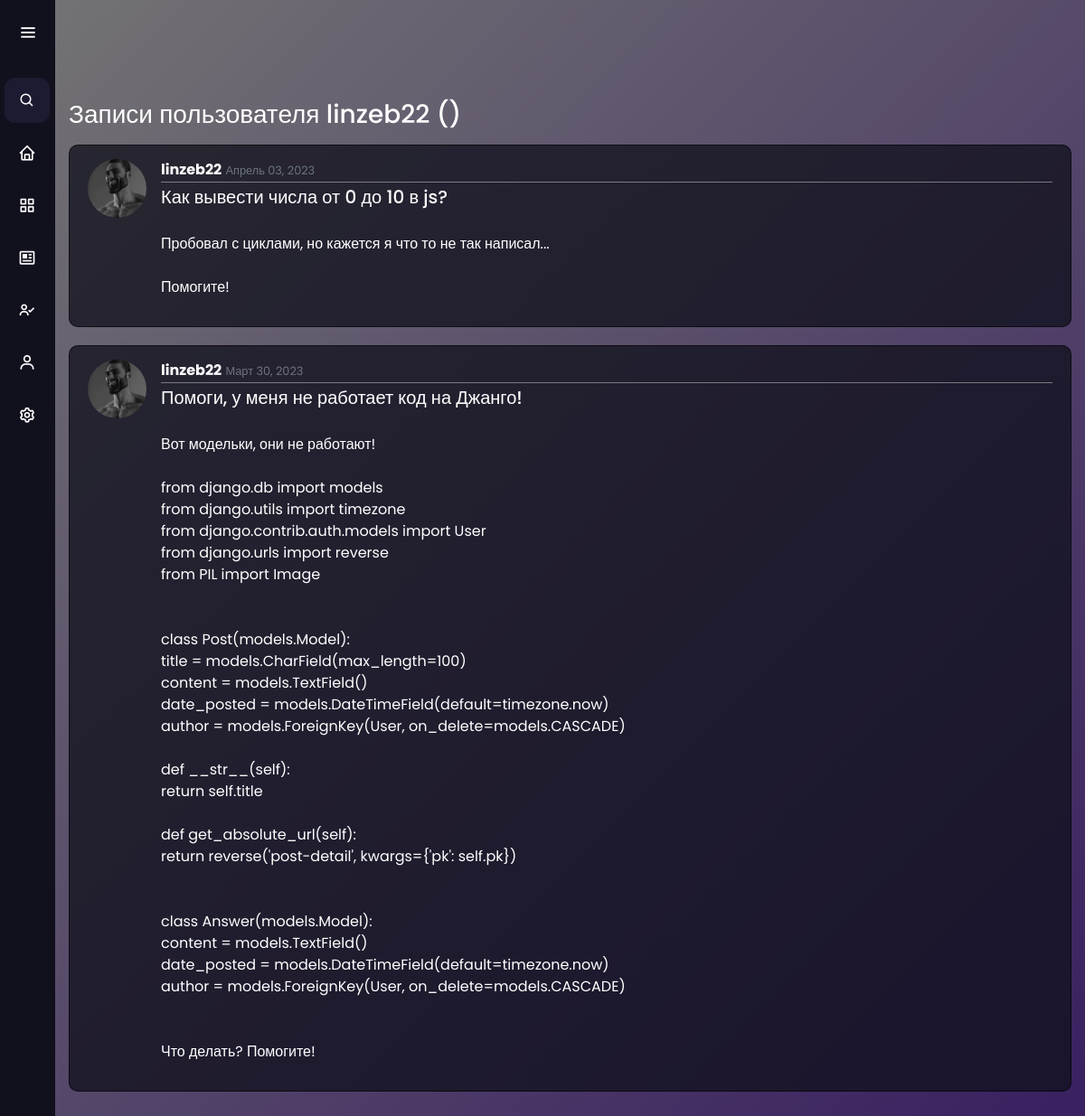
The app's page /user/linzeb22 with its own data.
### blog/models.py (models this page shows, shortened)
class Post(models.Model):
    title = models.CharField(max_length=100)
    content = models.TextField()
    date_posted = models.DateTimeField(default=timezone.now)
    author = models.ForeignKey(User, on_delete=models.CASCADE)

### users/models.py (models this page shows, shortened)
class Profile(models.Model):
    user = models.OneToOneField(User, on_delete=models.CASCADE)
    image = models.ImageField(default='default.jpg', upload_to='profile_pics')

### blog/views.py (the view)
# urls.py: path('user/<str:username>', UserPostListView.as_view(), name='user-posts'),
class UserPostListView(ListView):
    model = Post
    template_name = 'blog/user_posts.html'
    context_object_name = 'posts'
    def get_queryset(self):
        user = get_object_or_404(User, username=self.kwargs.get('username'))
        return Post.objects.filter(author=user).order_by('-date_posted')

### blog/templates/blog/user_posts.html (shortened to what this page needs)
{% extends "blog/base.html" %}
{% block content %}
 <div class="home-section content-posts">
  <h3 class="mb-3">Записи пользователя {{ view.kwargs.username }} ({{ page_obj.paginator.count }})</h3>
  {% for post in posts %}
      <article class="media content-section">
        <img class="rounded-circle article-img" src="{{ post.author.profile.image.url }}">
        <div class="media-body">
          <div class="article-metadata">
            <a class="article-name" href="{% url 'user-posts' post.author.username %}">{{ post.author }}</a>
            <small class="text-muted">{{ post.date_posted|date:"F d, Y" }}</small>
          </div>
          <h2><a class="article-title" href="{% url 'post-detail' post.id %}">{{ post.title }}</a></h2>
          <p class="article-content">{{ post.content }}</p>
        </div>
      </article>
  {% endfor %}
 </div>
{% endblock content %}

### blog/static/blog/main.css (style rules this page uses)
﻿body, html { width:100%; height:100% }
body { background: linear-gradient(-45deg, #1a004f, #4c318d, #230059, #747474); background-size: 400% 400%; animation: gradient 15s ease infinite; color: #333333; font-family:Roboto; }
.media { word-wrap: break-word; }
.media-body { width: 100px; word-wrap: break-word; }
.content-section { background: #11101dc1; padding: 15px 20px; border: 1px solid rgba(0, 0, 0, 0.593); word-wrap: break-word; border-radius: 10px; margin-bottom: 20px; }
.article-title { font-size: 20px; color: #ffffff; transition: .3s; }
.article-content { padding-top: 20px; color: white; }
.article-name { color: white; transition: .3s; font-weight: 700; }
.article-content { white-space: pre-line; }
.article-img { object-fit: cover; height: 65px; width: 65px; margin-right: 16px; }
.article-metadata { word-wrap: break-word; padding-bottom: 1px; margin-bottom: 4px; border-bottom: 1px solid #e3e3e376 }

### blog/static/blog/main2.css (style rules this page uses)
* { margin: 0; padding: 0; box-sizing: border-box; font-family: "Poppins" , sans-serif; }

### blog/templates/blog/user_posts.html (style rules this page uses)
.content-posts { color: white; }

### records on screen
Post: author.profile.image (picture), author "linzeb22", date_posted "Апрель 03, 2023", title "Как вывести числа от 0 до 10 в js?", content "Пробовал с циклами, но кажется я что то не так написал... Помогите!"
Post: author.profile.image (picture), author "linzeb22", date_posted "Март 30, 2023", title "Помоги, у меня не работает код на Джанго!", content "Вот модельки, они не работают! from django.db import models from django.utils import timezone from django.contrib.auth.models import User from django.urls import reverse from PIL import Image class Post(models.Model): title = models.CharField(max_length=100) content = models.TextField() date_posted = models.DateTimeField(default=timezone.now) author = models.ForeignKey(User, on_delete=models.CASCADE) def __str__(self): return self.title def get_absolute_url(self): return reverse('post-detail', kwargs={'pk': self.pk}) class Answer(models.Model): content = models.TextField() date_posted = models.DateTimeField(default=timezone.now) author = models.ForeignKey(User, on_delete=models.CASCADE) Что…"

### other values on screen
{{ view.kwargs.username }} "linzeb22"
